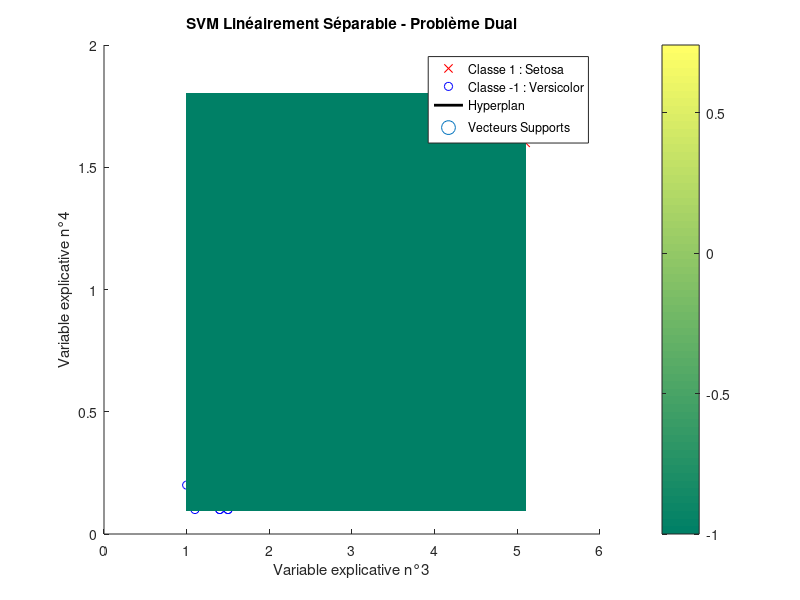

Write MATLAB code to recreate this figure.
%-------------------------------------------------------------------------%
% ------------------- TP3 : SVM Linéairement Séparable ------------------ %
%-------------------------------------------------------------------------%

% 2. Résoltion du problème Dual

% Question 1 
fichieriris = load('fisheriris.mat');
data = fichieriris.meas(:, 3:4);
species = fichieriris.species; 

% Suppression des individus de la classe 'virginica'
virginica_indices = strcmp(species, 'virginica');
data(virginica_indices, :) = [];
species(virginica_indices) = [];

% Classe 1 pour les 50 premiers, Classe -1 pour les suivants
class_labels = ones(100, 1); 
class_labels(51:end) = -1; 

% Dimensions 
[N, d] = size(data); % N : Nombre d'échantillons, d : Nombre de dimensions des données

%-------------------------------------------------------------------------%
% Question 2 

% Matrice Q 
Q = (class_labels * class_labels') .* (data * data'); % Taille N x N

% Vecteur f 
f = -ones(N, 1);  

% Contraintes
Aeq = class_labels'; % somme(alpha_m * y_m) = 0
beq = 0;           
A = -eye(N);
lb = zeros(N, 1);    % alpha >= 0

%-------------------------------------------------------------------------%
% Question 3 

alpha = quadprog(Q, f, A, zeros(size(A,1),1), Aeq, beq);

%-------------------------------------------------------------------------%
% Question 4

w = sum((alpha .* class_labels) .* data, 1)'; % w = somme(alpha_m * y_m * x_m)

% Utilisation d'un vecteur support pour calculer w0
support_indices = find(alpha > 1e-4); % Indices des vecteurs supports
w0 = mean(class_labels(support_indices) - data(support_indices, :) * w);

% Affichage
disp('Résultats :');
disp(['w0 (biais) : ', num2str(w0)]);
disp(['w (poids) : ', num2str(w')]);

%-------------------------------------------------------------------------%
% Question 5 

figure;
gscatter(data(:, 1), data(:, 2), class_labels, 'rb', 'xo');
hold on;


x_vals = linspace(min(data(:, 1)), max(data(:, 1)), 100);
y_vals = -(w0 + w(1) * x_vals) / w(2);
plot(x_vals, y_vals, 'k-', 'LineWidth', 2);

%-------------------------------------------------------------------------%
% Question 6 

% Identifier les vecteurs supports grâce aux alphas.
scatter(data(support_indices, 1), data(support_indices, 2), 100, 'ks', 'LineWidth', 2);

%-------------------------------------------------------------------------%
% Question 7 

% Script imagefbinaire
x1min = min(data(:, 1));
x1max = max(data(:, 1));
x2min = min(data(:, 2));
x2max = max(data(:, 2));
x1 = x1min:0.01:x1max;
x2 = x2min:0.01:x2max;
[Xg, Yg] = meshgrid(x1, x2);
f = w(1) * Xg + w(2) * Yg + w0; % Calcul de la fonction de décision
fp = -ones(size(Xg));
fp(f >= 0) = 1;

% Superposition image binaire
imagesc(x1, x2, fp);
axis xy;
colormap('summer');
colorbar;

title('SVM Linéairement Séparable - Problème Dual');
xlabel('Variable explicative n°3');
ylabel('Variable explicative n°4');
legend({'Classe 1 : Setosa', 'Classe -1 : Versicolor', 'Hyperplan', 'Vecteurs Supports'});
hold off;